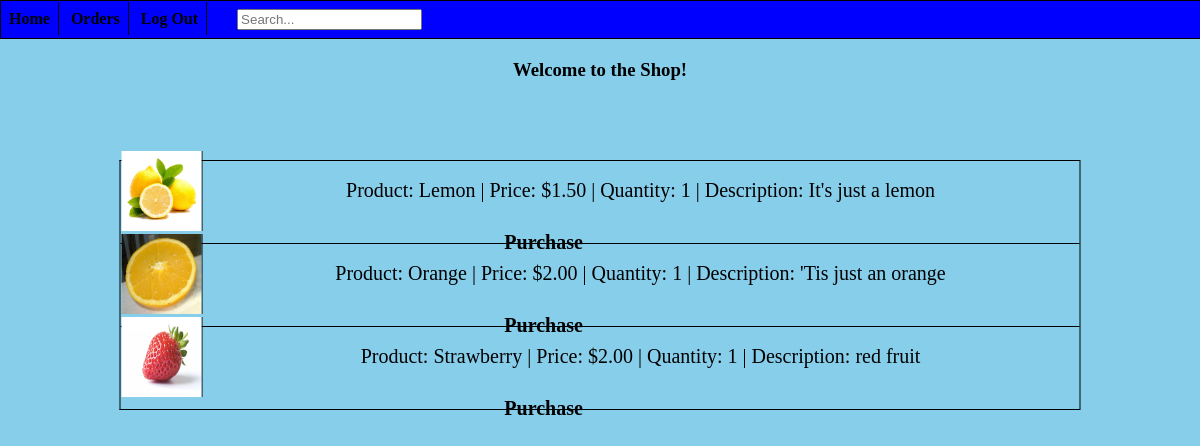
The page / (signed in) on the database its author committed.
### tables this page shows
CREATE TABLE `shop` (
  `productID` int NOT NULL,
  `userID` int NOT NULL,
  `item` varchar(255) NOT NULL,
  `price` float(7,2) NOT NULL,
  `description` varchar(255) NOT NULL,
  `quantity` int NOT NULL,
  `imgPath` varchar(255) NOT NULL
);

### index.php (the view, shortened to what this page needs)
<?php
require('header.php');
if(isset($_POST['searchBar'])){
	$search = $_POST['searchBar'];
	$search = '%' . $search . '%';
	$stmt = $db->prepare("SELECT * FROM shop WHERE item LIKE ?");
	$stmt->bind_param("s", $search);
	$stmt->execute();
	$result = $stmt->get_result();
	while($row = $result->fetch_assoc()){
		echo("<tr><td class='shoptd'><img src='" . $row['imgPath'] . "' /><div class='shopItem'>" . "Product: " .  $row['item'] . " | Price: $" . $row['price'] .  " | Quantity: " . $row['quantity'] . " | Description: ". $row['description'] . "</div><a href='" . ENC_URL . "purchase.php?id=" . $row['productID'] . "' style='margin-left:40%;'/>Purchase</td></tr>");
	}
}
else{
	$stmt = $db->query("SELECT * FROM shop");
	while($row = $stmt->fetch_assoc()){
		echo("<tr><td class='shoptd'><img src='" . $row['imgPath'] . "' /><div class='shopItem'>" . "Product: " .  $row['item'] . " | Price: $" . $row['price'] .  " | Quantity: " . $row['quantity'] . " | Description: ". $row['description'] . "</div><a href='" . ENC_URL . "purchase.php?id=" . $row['productID'] . "' style='margin-left:40%;'/>Purchase</td></tr>");
	}
}
echo("		</table>
		</div>
	</body>
</html>")
?>

### css/project.css (style rules this page uses)
body { margin:0; height: 100%; background:skyblue; overflow-x: hidden; }
.indexWelcome { text-align: center; position:absolute; left:50%; top:5%; -webkit-transform:translate(-50%,0); transform:translate(-50%,0); }
.shopDiv { border: 1px solid black; border-right: none; width: 80%; height: auto; position:absolute; left:50%; top:20%; -webkit-transform:translate(-50%,0); transform:translate(-50%,0); }
.productTable { margin: 0 auto; width: 100%; border-collapse: collapse; }
.productTable tr { border-bottom: 1px solid black; }
.productTable tr:last-child { border-bottom: none; }
.productTable td { height: 50px; border-right: 1px solid black; }
.shoptd { font-size: 20px; }
.shopItem { height:100%; text-align: center; display: flex; justify-content: center; align-items: center; }
.shoptd img { display: inline-block; height: 80px; width: 80px; float: left; border-right: 1px solid black; }
a:link { color: black; font-weight: bold; text-decoration: none; }

### rows shown on the page
shop: imgPath (picture), item "Lemon", price "1.50", quantity "1", description "It's just a lemon"
shop: imgPath (picture), item "Orange", price "2.00", quantity "1", description "'Tis just an orange"
shop: imgPath (picture), item "Strawberry", price "2.00", quantity "1", description "red fruit"
